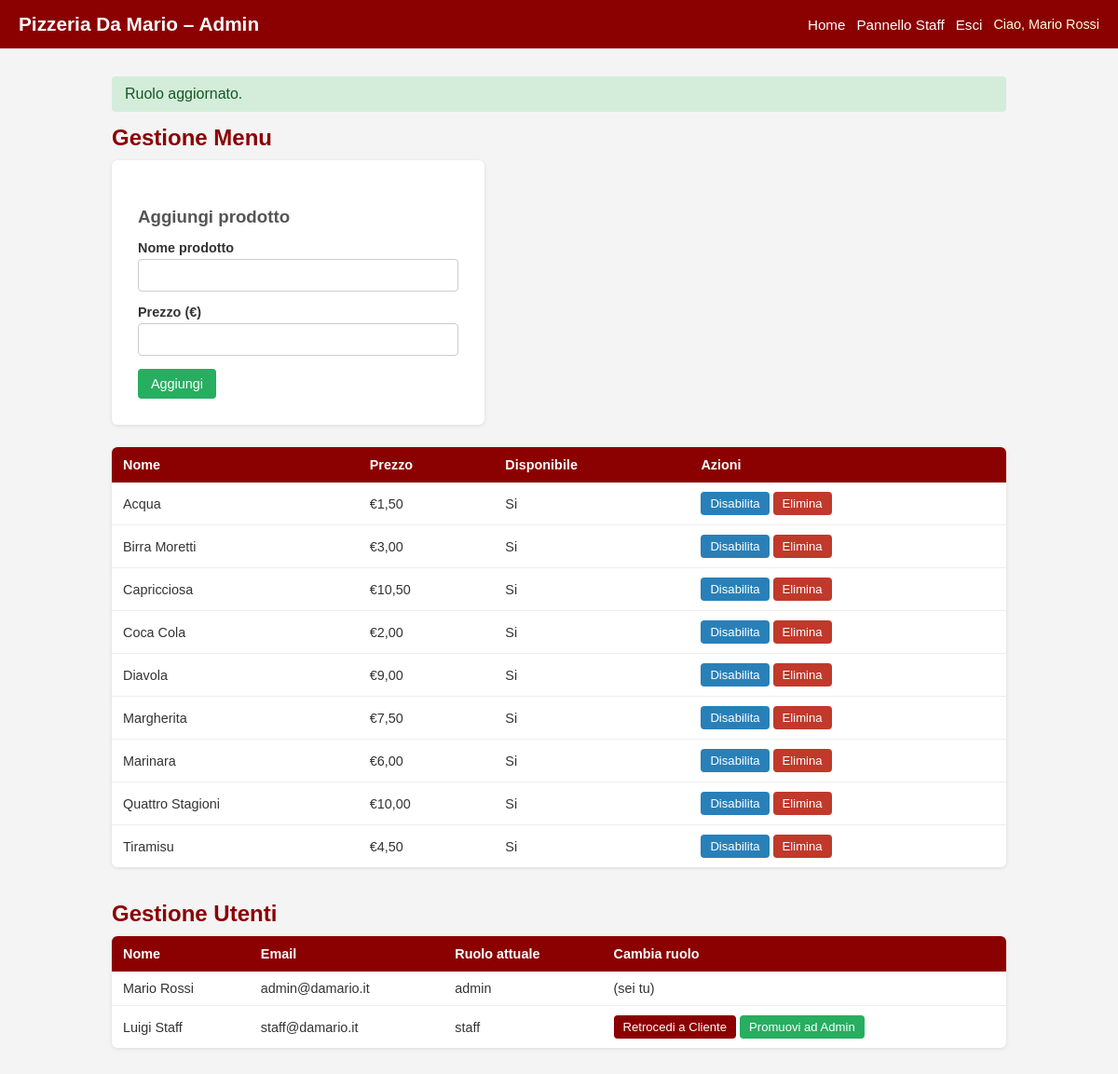
The app's page /admin.php?set_ruolo=cliente&uid=2 (signed in) with its own data.
### tables this page shows
CREATE TABLE products (
    id INT AUTO_INCREMENT PRIMARY KEY,
    nome VARCHAR(100) NOT NULL,
    prezzo DECIMAL(6,2) NOT NULL,
    disponibile TINYINT DEFAULT 1
);

CREATE TABLE users (
    id INT AUTO_INCREMENT PRIMARY KEY,
    nome VARCHAR(100) NOT NULL,
    email VARCHAR(150) UNIQUE NOT NULL,
    password VARCHAR(255) NOT NULL,
    ruolo VARCHAR(20) DEFAULT 'cliente',
    indirizzo VARCHAR(255) NOT NULL
);

### admin.php (the view, shortened to what this page needs)
<?php
require_once 'config.php';
$message = '';
if (isset($_GET['set_ruolo']) && isset($_GET['uid'])) {
    $uid   = (int)$_GET['uid'];
    $ruolo = $_GET['set_ruolo'];
    $allowed_ruoli = ['cliente', 'staff', 'admin'];
    if (in_array($ruolo, $allowed_ruoli) && $uid != $_SESSION['user_id']) {
        $db->prepare("UPDATE users SET ruolo = ? WHERE id = ?")->execute([$ruolo, $uid]);
        $message = 'Ruolo aggiornato.';
    }
}
$products = $db->query("SELECT * FROM products ORDER BY nome");
$users    = $db->query("SELECT * FROM users ORDER BY ruolo, nome");
?>
<!DOCTYPE html>
<html lang="it">
<head>
    <link rel="stylesheet" href="style.css">
</head>
<body>
<div class="header">
    <h1>Pizzeria Da Mario – Admin</h1>
    <nav>
        <a href="index.php">Home</a>
        <a href="staff.php">Pannello Staff</a>
        <a href="logout.php">Esci</a>
        <span>Ciao, <?= htmlspecialchars($_SESSION['nome']) ?></span>
    </nav>
</div>
<div class="container">
    <?php if ($message): ?><div class="success"><?= $message ?></div><?php endif; ?>
    <h2>Gestione Menu</h2>
    <div class="form-box" style="max-width:400px;margin-bottom:24px;">
        <h3 style="margin-bottom:14px;">Aggiungi prodotto</h3>
        <form method="POST">
            <div class="form-group">
                <label>Nome prodotto</label>
                <input type="text" name="nome" required>
            </div>
            <div class="form-group">
                <label>Prezzo (€)</label>
                <input type="number" step="0.01" min="0.01" name="prezzo" required>
            </div>
            <button type="submit" name="add_product" class="btn btn-green">Aggiungi</button>
        </form>
    </div>
    <table>
        <tr>
            <th>Nome</th>
            <th>Prezzo</th>
            <th>Disponibile</th>
            <th>Azioni</th>
        </tr>
        <?php while ($p = $products->fetch()): ?>
        <tr>
            <td><?= htmlspecialchars($p['nome']) ?></td>
            <td>€<?= number_format($p['prezzo'], 2, ',', '.') ?></td>
            <td><?= $p['disponibile'] ? 'Si' : 'No' ?></td>
            <td>
                <a href="?toggle=<?= $p['id'] ?>" class="btn btn-blue btn-sm">
                    <?= $p['disponibile'] ? 'Disabilita' : 'Abilita' ?>
                </a>
                <a href="?delete=<?= $p['id'] ?>" class="btn btn-red btn-sm"
                   onclick="return confirm('Eliminare questo prodotto?')">Elimina</a>
            </td>
        </tr>
        <?php endwhile; ?>
    </table>
    <h2 style="margin-top:36px;">Gestione Utenti</h2>
    <table>
        <tr>
            <th>Nome</th>
            <th>Email</th>
            <th>Ruolo attuale</th>
            <th>Cambia ruolo</th>
        </tr>
        <?php while ($u = $users->fetch()): ?>
        <tr>
            <td><?= htmlspecialchars($u['nome']) ?></td>
            <td><?= htmlspecialchars($u['email']) ?></td>
            <td><?= $u['ruolo'] ?></td>
            <td>
                <?php if ($u['id'] != $_SESSION['user_id']): ?>
                    <?php if ($u['ruolo'] != 'cliente'): ?>
                        <a href="?set_ruolo=cliente&uid=<?= $u['id'] ?>" class="btn btn-sm">Retrocedi a Cliente</a>
                    <?php endif; ?>
                    <?php if ($u['ruolo'] != 'admin'): ?>
                        <a href="?set_ruolo=admin&uid=<?= $u['id'] ?>" class="btn btn-green btn-sm">Promuovi ad Admin</a>
                    <?php endif; ?>
                <?php else: ?>
                    (sei tu)
                <?php endif; ?>
            </td>
        </tr>
        <?php endwhile; ?>
    </table>
</div>
</body>
</html>

### style.css (style rules this page uses)
* { margin: 0; padding: 0; box-sizing: border-box; }
body { font-family: Arial, sans-serif; background: #f4f4f4; color: #333; }
.header { background: #8B0000; color: white; padding: 14px 20px; display: flex; align-items: center; justify-content: space-between; flex-wrap: wrap; gap: 10px; }
.header h1 { font-size: 1.3rem; }
.header nav { display: flex; gap: 12px; flex-wrap: wrap; align-items: center; }
.header nav a { color: white; text-decoration: none; font-size: 0.95rem; }
.header nav span { color: #ffd; font-size: 0.9rem; }
.container { max-width: 1000px; margin: 30px auto; padding: 0 20px; }
.btn { background: #8B0000; color: white; padding: 8px 14px; border: none; border-radius: 4px; cursor: pointer; text-decoration: none; display: inline-block; font-size: 0.9rem; }
.btn-green { background: #27ae60; }
.btn-blue { background: #2980b9; }
.btn-red { background: #c0392b; }
.btn-sm { padding: 5px 10px; font-size: 0.82rem; }
.form-box { background: white; padding: 28px; border-radius: 6px; max-width: 460px; box-shadow: 0 1px 4px rgba(0,0,0,.1); }
.form-group { margin-bottom: 14px; }
.form-group label { display: block; margin-bottom: 4px; font-size: 0.9rem; font-weight: bold; }
.form-group input, .form-group select, .form-group textarea { width: 100%; padding: 8px 10px; border: 1px solid #ccc; border-radius: 4px; font-size: 0.95rem; }
.success { background: #d4edda; color: #155724; padding: 10px 14px; border-radius: 4px; margin-bottom: 14px; }
table { width: 100%; background: white; border-collapse: collapse; border-radius: 6px; overflow: hidden; box-shadow: 0 1px 4px rgba(0,0,0,.1); }
th { background: #8B0000; color: white; padding: 11px 12px; text-align: left; font-size: 0.9rem; }
td { padding: 10px 12px; border-bottom: 1px solid #eee; font-size: 0.9rem; }
tr:last-child td { border-bottom: none; }
h2 { color: #8B0000; margin-bottom: 10px; }
h3 { margin: 22px 0 10px; color: #555; }

### records on screen
products: nome "Acqua", prezzo "1,50", disponibile "Si"
products: nome "Birra Moretti", prezzo "3,00", disponibile "Si"
products: nome "Capricciosa", prezzo "10,50", disponibile "Si"
products: nome "Coca Cola", prezzo "2,00", disponibile "Si"
products: nome "Diavola", prezzo "9,00", disponibile "Si"
products: nome "Margherita", prezzo "7,50", disponibile "Si"
products: nome "Marinara", prezzo "6,00", disponibile "Si"
products: nome "Quattro Stagioni", prezzo "10,00", disponibile "Si"
products: nome "Tiramisu", prezzo "4,50", disponibile "Si"
users: nome "Mario Rossi", email "admin@damario.it", ruolo "admin", shows "(sei tu)"
users: nome "Luigi Staff", email "staff@damario.it", ruolo "staff"

### other values on screen
$_SESSION['nome'] "Mario Rossi"
$message "Ruolo aggiornato."
